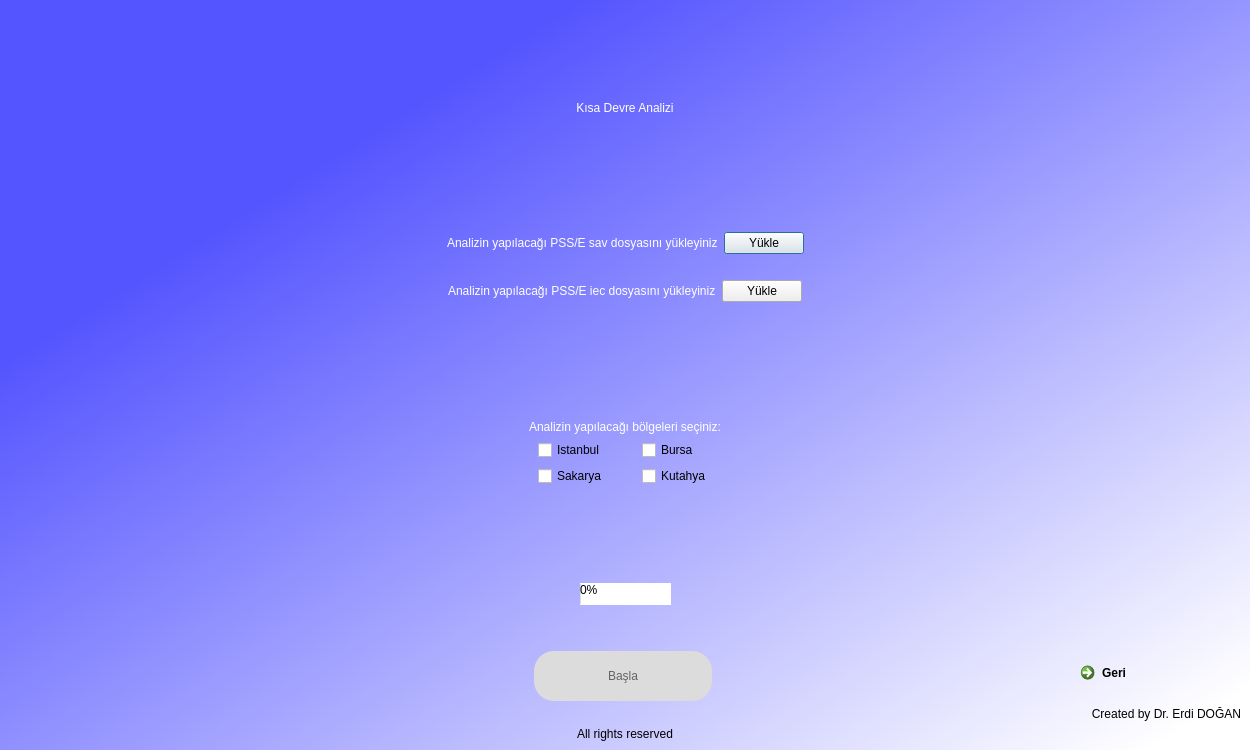
<?xml version="1.0" encoding="UTF-8"?>
<ui version="4.0">
 <class>Dialog</class>
 <widget class="QDialog" name="Dialog">
  <property name="geometry">
   <rect>
    <x>0</x>
    <y>0</y>
    <width>1250</width>
    <height>750</height>
   </rect>
  </property>
  <property name="windowTitle">
   <string>Şebeke Analiz Programı</string>
  </property>
  <layout class="QGridLayout" name="gridLayout">
   <property name="leftMargin">
    <number>0</number>
   </property>
   <property name="topMargin">
    <number>0</number>
   </property>
   <property name="rightMargin">
    <number>0</number>
   </property>
   <property name="bottomMargin">
    <number>0</number>
   </property>
   <item row="0" column="0">
    <widget class="QWidget" name="sc_widget" native="true">
     <property name="styleSheet">
      <string notr="true">QWidget#sc_widget{
background-color: qlineargradient(spread:pad, x1:0.0700498, y1:0.091, x2:0.97, y2:0.943182, stop:0.179104 rgba(85, 85, 255, 255), stop:1 rgba(255, 255, 255, 255));}</string>
     </property>
     <layout class="QGridLayout" name="gridLayout_3">
      <item row="0" column="0">
       <layout class="QVBoxLayout" name="verticalLayout_2">
        <item>
         <spacer name="verticalSpacer">
          <property name="orientation">
           <enum>Qt::Vertical</enum>
          </property>
          <property name="sizeHint" stdset="0">
           <size>
            <width>20</width>
            <height>40</height>
           </size>
          </property>
         </spacer>
        </item>
        <item>
         <widget class="QLabel" name="label">
          <property name="styleSheet">
           <string notr="true">font: 36pt &quot;MS Shell Dlg 2&quot;;
color: rgb(255, 255, 255);</string>
          </property>
          <property name="text">
           <string>Kısa Devre Analizi</string>
          </property>
          <property name="alignment">
           <set>Qt::AlignCenter</set>
          </property>
         </widget>
        </item>
        <item>
         <spacer name="verticalSpacer_2">
          <property name="orientation">
           <enum>Qt::Vertical</enum>
          </property>
          <property name="sizeHint" stdset="0">
           <size>
            <width>20</width>
            <height>40</height>
           </size>
          </property>
         </spacer>
        </item>
        <item>
         <widget class="QLabel" name="file_inform_text_sc">
          <property name="styleSheet">
           <string notr="true">font: 10pt &quot;MS Shell Dlg 2&quot;;
color: rgb(255, 0, 0);</string>
          </property>
          <property name="text">
           <string/>
          </property>
          <property name="alignment">
           <set>Qt::AlignCenter</set>
          </property>
         </widget>
        </item>
        <item>
         <layout class="QHBoxLayout" name="horizontalLayout">
          <item>
           <spacer name="horizontalSpacer_8">
            <property name="orientation">
             <enum>Qt::Horizontal</enum>
            </property>
            <property name="sizeHint" stdset="0">
             <size>
              <width>40</width>
              <height>20</height>
             </size>
            </property>
           </spacer>
          </item>
          <item>
           <widget class="QLabel" name="label_10">
            <property name="styleSheet">
             <string notr="true">font: 12pt &quot;MS Shell Dlg 2&quot;;
color: rgb(255, 255, 255);</string>
            </property>
            <property name="text">
             <string>Analizin yapılacağı PSS/E sav dosyasını yükleyiniz</string>
            </property>
           </widget>
          </item>
          <item>
           <widget class="QPushButton" name="pushButtonSav">
            <property name="styleSheet">
             <string notr="true">font: 10pt &quot;MS Shell Dlg 2&quot;;</string>
            </property>
            <property name="text">
             <string>Yükle</string>
            </property>
           </widget>
          </item>
          <item>
           <spacer name="horizontalSpacer_7">
            <property name="orientation">
             <enum>Qt::Horizontal</enum>
            </property>
            <property name="sizeHint" stdset="0">
             <size>
              <width>40</width>
              <height>20</height>
             </size>
            </property>
           </spacer>
          </item>
         </layout>
        </item>
        <item>
         <widget class="QLabel" name="file_inform_text_sc_2">
          <property name="styleSheet">
           <string notr="true">font: 10pt &quot;MS Shell Dlg 2&quot;;
color: rgb(255, 0, 0);</string>
          </property>
          <property name="text">
           <string/>
          </property>
          <property name="alignment">
           <set>Qt::AlignCenter</set>
          </property>
         </widget>
        </item>
        <item>
         <layout class="QHBoxLayout" name="horizontalLayout_2">
          <item>
           <spacer name="horizontalSpacer_6">
            <property name="orientation">
             <enum>Qt::Horizontal</enum>
            </property>
            <property name="sizeHint" stdset="0">
             <size>
              <width>40</width>
              <height>20</height>
             </size>
            </property>
           </spacer>
          </item>
          <item>
           <widget class="QLabel" name="label_11">
            <property name="styleSheet">
             <string notr="true">font: 12pt &quot;MS Shell Dlg 2&quot;;
color: rgb(255, 255, 255);</string>
            </property>
            <property name="text">
             <string>Analizin yapılacağı PSS/E iec dosyasını yükleyiniz</string>
            </property>
           </widget>
          </item>
          <item>
           <widget class="QPushButton" name="pushButtonIec">
            <property name="styleSheet">
             <string notr="true">font: 10pt &quot;MS Shell Dlg 2&quot;;</string>
            </property>
            <property name="text">
             <string>Yükle</string>
            </property>
           </widget>
          </item>
          <item>
           <spacer name="horizontalSpacer_9">
            <property name="orientation">
             <enum>Qt::Horizontal</enum>
            </property>
            <property name="sizeHint" stdset="0">
             <size>
              <width>40</width>
              <height>20</height>
             </size>
            </property>
           </spacer>
          </item>
         </layout>
        </item>
        <item>
         <spacer name="verticalSpacer_3">
          <property name="orientation">
           <enum>Qt::Vertical</enum>
          </property>
          <property name="sizeHint" stdset="0">
           <size>
            <width>20</width>
            <height>40</height>
           </size>
          </property>
         </spacer>
        </item>
        <item>
         <layout class="QVBoxLayout" name="verticalLayout">
          <item>
           <widget class="QLabel" name="file_inform_text_rcb">
            <property name="styleSheet">
             <string notr="true">font: 10pt &quot;MS Shell Dlg 2&quot;;
color: rgb(255, 0, 0);</string>
            </property>
            <property name="text">
             <string/>
            </property>
            <property name="alignment">
             <set>Qt::AlignCenter</set>
            </property>
           </widget>
          </item>
          <item>
           <widget class="QLabel" name="label_2">
            <property name="styleSheet">
             <string notr="true">font: 12pt &quot;MS Shell Dlg 2&quot;;
color: rgb(255, 255, 255);</string>
            </property>
            <property name="text">
             <string>Analizin yapılacağı bölgeleri seçiniz:</string>
            </property>
            <property name="alignment">
             <set>Qt::AlignCenter</set>
            </property>
           </widget>
          </item>
          <item>
           <layout class="QGridLayout" name="gridLayout_2">
            <property name="sizeConstraint">
             <enum>QLayout::SetFixedSize</enum>
            </property>
            <property name="leftMargin">
             <number>500</number>
            </property>
            <property name="rightMargin">
             <number>500</number>
            </property>
            <item row="0" column="0">
             <widget class="QCheckBox" name="checkBox_704">
              <property name="sizePolicy">
               <sizepolicy hsizetype="Fixed" vsizetype="Fixed">
                <horstretch>0</horstretch>
                <verstretch>0</verstretch>
               </sizepolicy>
              </property>
              <property name="sizeIncrement">
               <size>
                <width>100</width>
                <height>50</height>
               </size>
              </property>
              <property name="layoutDirection">
               <enum>Qt::LeftToRight</enum>
              </property>
              <property name="autoFillBackground">
               <bool>false</bool>
              </property>
              <property name="styleSheet">
               <string notr="true">font: 10pt &quot;MS Shell Dlg 2&quot;;</string>
              </property>
              <property name="text">
               <string>Istanbul</string>
              </property>
             </widget>
            </item>
            <item row="0" column="1">
             <widget class="QCheckBox" name="checkBox_702">
              <property name="sizePolicy">
               <sizepolicy hsizetype="Fixed" vsizetype="Fixed">
                <horstretch>0</horstretch>
                <verstretch>0</verstretch>
               </sizepolicy>
              </property>
              <property name="styleSheet">
               <string notr="true">font: 10pt &quot;MS Shell Dlg 2&quot;;</string>
              </property>
              <property name="text">
               <string>Bursa</string>
              </property>
             </widget>
            </item>
            <item row="1" column="0">
             <widget class="QCheckBox" name="checkBox_705">
              <property name="sizePolicy">
               <sizepolicy hsizetype="Fixed" vsizetype="Fixed">
                <horstretch>0</horstretch>
                <verstretch>0</verstretch>
               </sizepolicy>
              </property>
              <property name="styleSheet">
               <string notr="true">font: 10pt &quot;MS Shell Dlg 2&quot;;</string>
              </property>
              <property name="text">
               <string>Sakarya</string>
              </property>
             </widget>
            </item>
            <item row="1" column="1">
             <widget class="QCheckBox" name="checkBox_706">
              <property name="sizePolicy">
               <sizepolicy hsizetype="Fixed" vsizetype="Fixed">
                <horstretch>0</horstretch>
                <verstretch>0</verstretch>
               </sizepolicy>
              </property>
              <property name="styleSheet">
               <string notr="true">font: 10pt &quot;MS Shell Dlg 2&quot;;</string>
              </property>
              <property name="text">
               <string>Kutahya</string>
              </property>
             </widget>
            </item>
           </layout>
          </item>
         </layout>
        </item>
        <item>
         <spacer name="verticalSpacer_4">
          <property name="orientation">
           <enum>Qt::Vertical</enum>
          </property>
          <property name="sizeHint" stdset="0">
           <size>
            <width>20</width>
            <height>40</height>
           </size>
          </property>
         </spacer>
        </item>
        <item>
         <layout class="QHBoxLayout" name="horizontalLayout_4">
          <item>
           <spacer name="horizontalSpacer_2">
            <property name="orientation">
             <enum>Qt::Horizontal</enum>
            </property>
            <property name="sizeHint" stdset="0">
             <size>
              <width>40</width>
              <height>20</height>
             </size>
            </property>
           </spacer>
          </item>
          <item>
           <widget class="QProgressBar" name="sc_pbar">
            <property name="sizePolicy">
             <sizepolicy hsizetype="Fixed" vsizetype="Fixed">
              <horstretch>0</horstretch>
              <verstretch>0</verstretch>
             </sizepolicy>
            </property>
            <property name="styleSheet">
             <string notr="true">border-color: qlineargradient(spread:pad, x1:0.0700498, y1:0.091, x2:0.97, y2:0.943182, stop:0.179104 rgba(85, 85, 255, 255), stop:1 rgba(255, 255, 255, 255));</string>
            </property>
            <property name="value">
             <number>0</number>
            </property>
           </widget>
          </item>
          <item>
           <spacer name="horizontalSpacer_3">
            <property name="orientation">
             <enum>Qt::Horizontal</enum>
            </property>
            <property name="sizeHint" stdset="0">
             <size>
              <width>40</width>
              <height>20</height>
             </size>
            </property>
           </spacer>
          </item>
         </layout>
        </item>
        <item>
         <layout class="QHBoxLayout" name="horizontalLayout_3">
          <item>
           <spacer name="horizontalSpacer">
            <property name="orientation">
             <enum>Qt::Horizontal</enum>
            </property>
            <property name="sizeHint" stdset="0">
             <size>
              <width>40</width>
              <height>20</height>
             </size>
            </property>
           </spacer>
          </item>
         </layout>
        </item>
        <item>
         <widget class="QLabel" name="inform_text">
          <property name="sizePolicy">
           <sizepolicy hsizetype="Preferred" vsizetype="Fixed">
            <horstretch>0</horstretch>
            <verstretch>0</verstretch>
           </sizepolicy>
          </property>
          <property name="styleSheet">
           <string notr="true">font: 8pt &quot;MS Shell Dlg 2&quot;;
color: rgb(255, 0, 0);</string>
          </property>
          <property name="text">
           <string/>
          </property>
          <property name="alignment">
           <set>Qt::AlignCenter</set>
          </property>
         </widget>
        </item>
        <item>
         <layout class="QHBoxLayout" name="horizontalLayout_5">
          <item>
           <spacer name="horizontalSpacer_4">
            <property name="orientation">
             <enum>Qt::Horizontal</enum>
            </property>
            <property name="sizeType">
             <enum>QSizePolicy::Fixed</enum>
            </property>
            <property name="sizeHint" stdset="0">
             <size>
              <width>525</width>
              <height>20</height>
             </size>
            </property>
           </spacer>
          </item>
          <item>
           <widget class="QPushButton" name="continuetostart">
            <property name="sizePolicy">
             <sizepolicy hsizetype="Expanding" vsizetype="Fixed">
              <horstretch>0</horstretch>
              <verstretch>0</verstretch>
             </sizepolicy>
            </property>
            <property name="minimumSize">
             <size>
              <width>150</width>
              <height>50</height>
             </size>
            </property>
            <property name="styleSheet">
             <string notr="true">border-radius: 20px;
background-color: rgb(220, 220, 220);
font: 8pt &quot;MS Shell Dlg 2&quot;;
color: rgb(100,100,100);
font: 12pt &quot;MS Shell Dlg 2&quot;;</string>
            </property>
            <property name="text">
             <string>Başla</string>
            </property>
           </widget>
          </item>
          <item>
           <spacer name="horizontalSpacer_5">
            <property name="orientation">
             <enum>Qt::Horizontal</enum>
            </property>
            <property name="sizeType">
             <enum>QSizePolicy::Fixed</enum>
            </property>
            <property name="sizeHint" stdset="0">
             <size>
              <width>355</width>
              <height>20</height>
             </size>
            </property>
           </spacer>
          </item>
          <item>
           <widget class="QCommandLinkButton" name="back1">
            <property name="sizePolicy">
             <sizepolicy hsizetype="Fixed" vsizetype="Fixed">
              <horstretch>0</horstretch>
              <verstretch>0</verstretch>
             </sizepolicy>
            </property>
            <property name="styleSheet">
             <string notr="true">font: 10pt &quot;MS Shell Dlg 2&quot;;</string>
            </property>
            <property name="text">
             <string>Geri</string>
            </property>
           </widget>
          </item>
         </layout>
        </item>
        <item>
         <widget class="QLabel" name="label_7">
          <property name="sizePolicy">
           <sizepolicy hsizetype="Preferred" vsizetype="Fixed">
            <horstretch>0</horstretch>
            <verstretch>0</verstretch>
           </sizepolicy>
          </property>
          <property name="styleSheet">
           <string notr="true">font: 8pt &quot;Ink Free&quot;;
color: rgb(0, 0, 0);</string>
          </property>
          <property name="text">
           <string>Created by Dr. Erdi DOĞAN</string>
          </property>
          <property name="alignment">
           <set>Qt::AlignRight|Qt::AlignTrailing|Qt::AlignVCenter</set>
          </property>
         </widget>
        </item>
        <item>
         <widget class="QLabel" name="label_8">
          <property name="sizePolicy">
           <sizepolicy hsizetype="Preferred" vsizetype="Fixed">
            <horstretch>0</horstretch>
            <verstretch>0</verstretch>
           </sizepolicy>
          </property>
          <property name="styleSheet">
           <string notr="true">font: 8pt &quot;MS Shell Dlg 2&quot;;
color: rgb(0, 0, 0);</string>
          </property>
          <property name="text">
           <string>All rights reserved</string>
          </property>
          <property name="alignment">
           <set>Qt::AlignCenter</set>
          </property>
         </widget>
        </item>
       </layout>
      </item>
     </layout>
    </widget>
   </item>
  </layout>
 </widget>
 <resources/>
 <connections/>
</ui>
